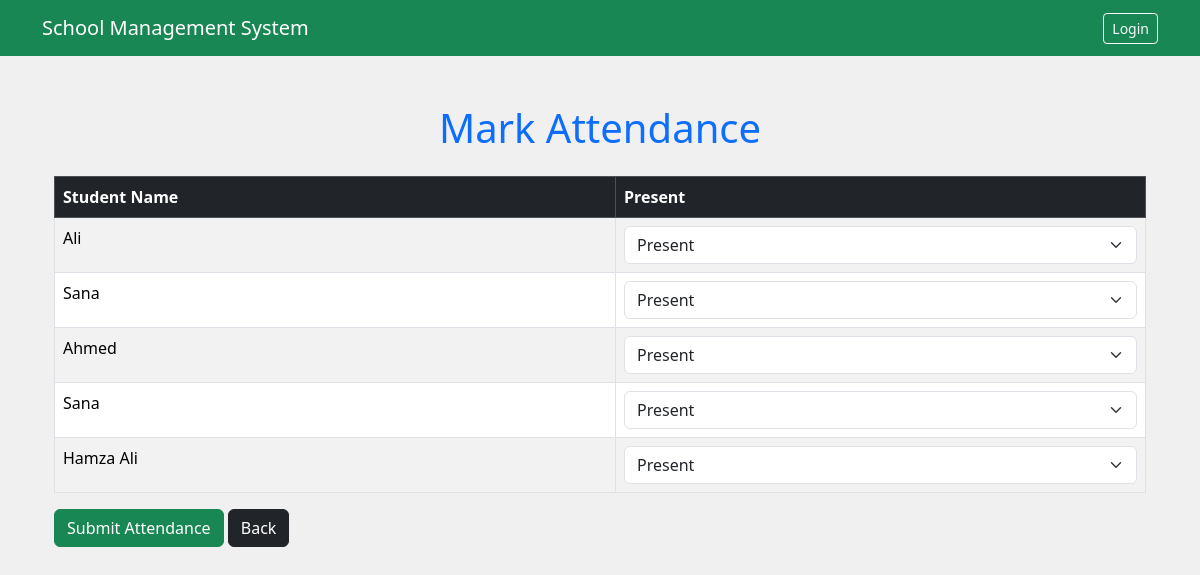
Page /attendance/mark/ on the committed database.
### student/models.py (models this page shows, shortened)
class Student(models.Model):
    name = models.CharField(max_length=100)
    rool_no = models.IntegerField(unique=True)
    student_class = models.CharField(max_length=50)
    date_of_of_birth = models.DateField(null=True, blank=True)
    adress = models.TextField()

### attendance/views.py (the view)
# urls.py: path('mark/', views.mark_attendance, name='mark_attendance'),  # ✅ form page
def mark_attendance(request):
    students = Student.objects.all() # fetch all students records
    if request.method == 'POST':
        for student in students:
            status = request.POST.get(f"status_{student.id}") # Get attendance statue
            Attendance.objects.create(student=student, date=datetime.now(), status=status) # create attendance record
        return redirect('attendance_list')
    return render(request, 'attendance/mark_attendance.html', {'students': students}) # Pass the templates

### templates/attendance/mark_attendance.html (shortened to what this page needs)
{% extends 'base.html' %}
{% block content %}
<div class="container mt-5">
    <h1 class="text-center text-primary">Mark Attendance</h1>
    <form method="POST">
        <table class="table table-bordered table-striped mt-4">
            <thead class="table-dark">
                <tr>
                    <th>Student Name</th>
                    <th>Present</th>
                </tr>
            </thead>
            <tbody>
                 {% for student in students %}
                <tr>
                    <td>{{ student.name }}</td>
                    <td>
                        <select name="status_{{ student.id }}" class="form-select">
                            <option value="Present">Present</option>
                        </select>
                    </td>
                </tr>
                {% endfor %}
            </tbody>
        </table>
        <button type="submit" class="btn btn-success">Submit Attendance</button>
        <a href="{% url 'home' %}" class="btn btn-dark">Back</a>
    </form>
</div>
{% endblock %}

### static/css/style.css (style rules this page uses)
body { background-color: #f0f0f0; }

### rows in the picture
Student: name "Ali", id "Present"
Student: name "Sana", id "Present"
Student: name "Ahmed", id "Present"
Student: name "Sana", id "Present"
Student: name "Hamza Ali", id "Present"
